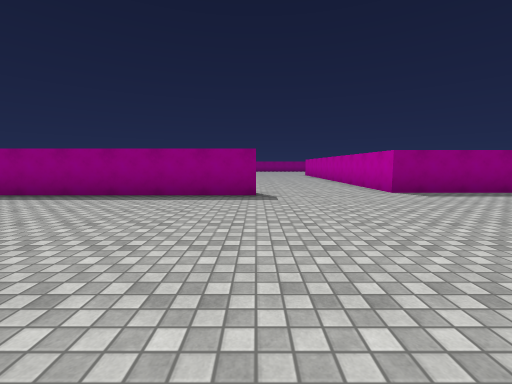
view 1 (above)

24 first-person views from a walk through a 3-D level made in the Unity game engine. The camera is 1.3 m above the floor, tilts 6° down and sees 90° across. The floor is counted in squares, 2 m on a side. Each view is taken from the middle of a square. On the plan, view 1 faces up. The plan holds only what a view shows up to about 9 squares ahead; the rest is blank. The place goes on beyond the plan. The player is left out. Surface patterns are stand-ins for the level's own textures.

view 2
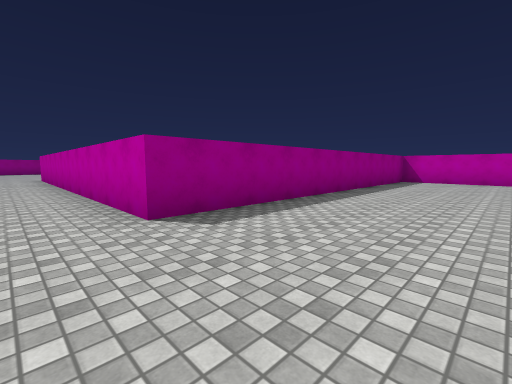

view 3
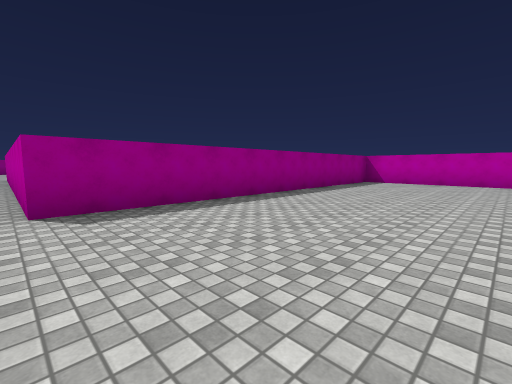

view 4
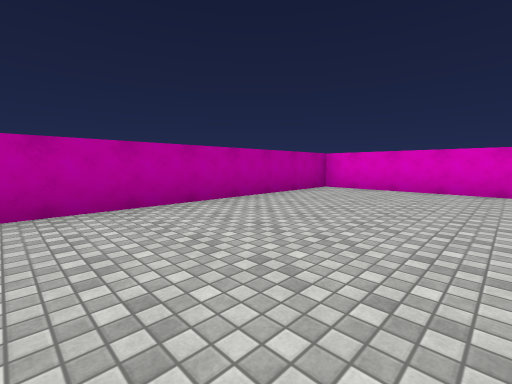

view 5
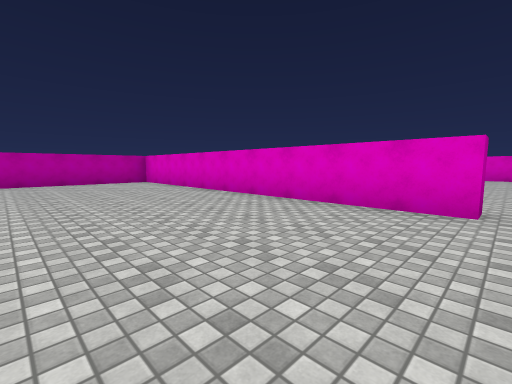

view 6
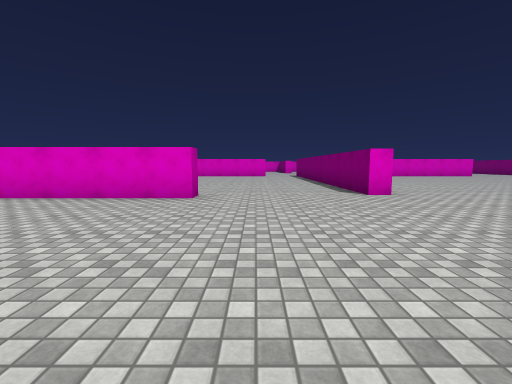

view 7
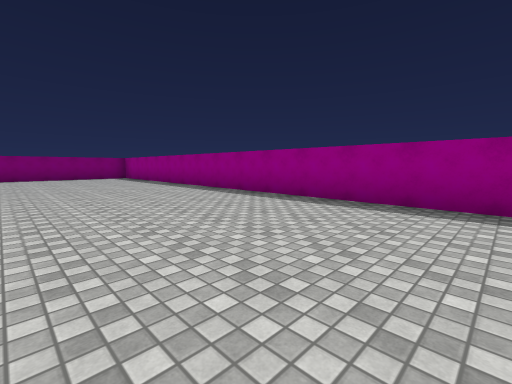

view 8
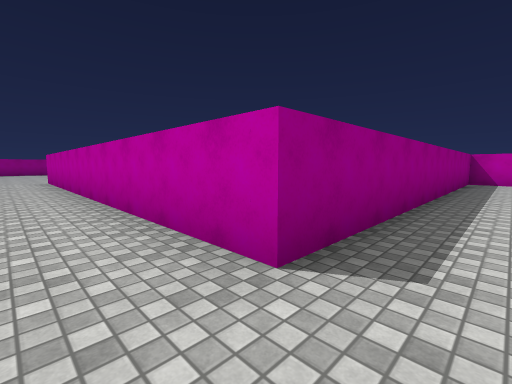

view 9
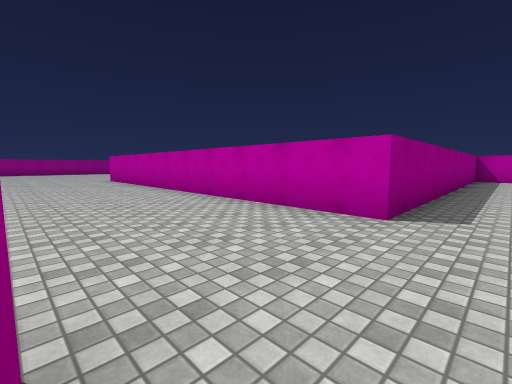

view 10
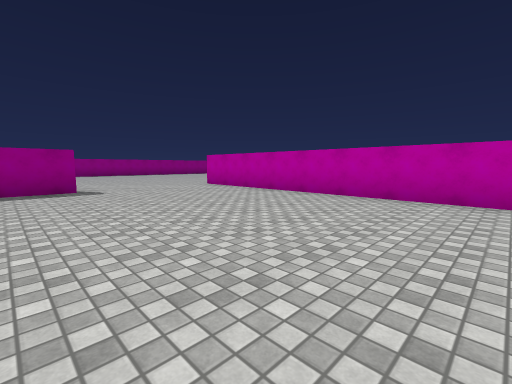

view 11
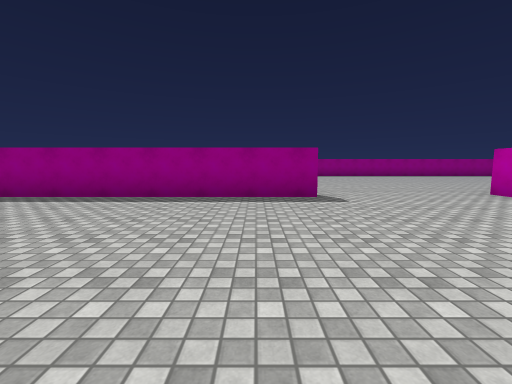

view 12
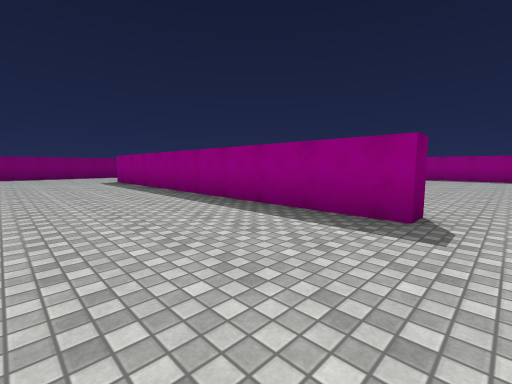

view 13
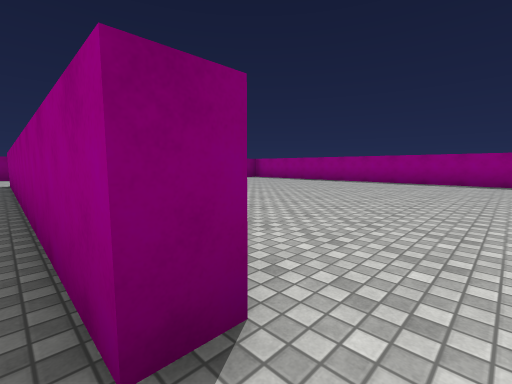

view 14
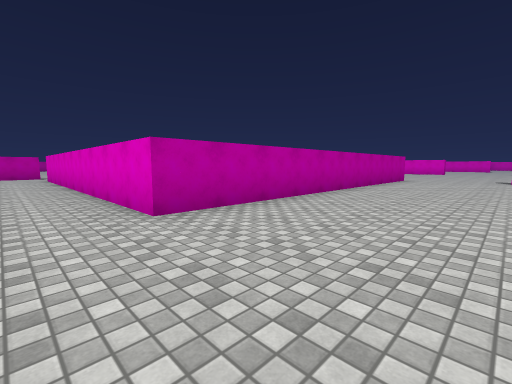

view 15
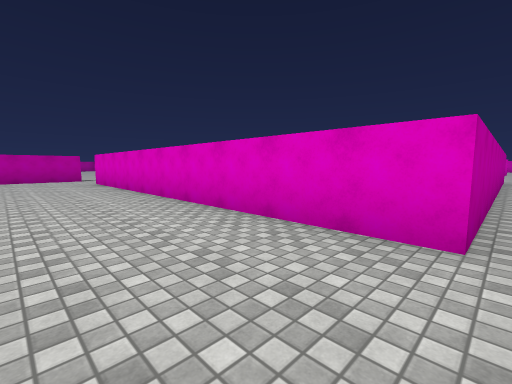

view 16
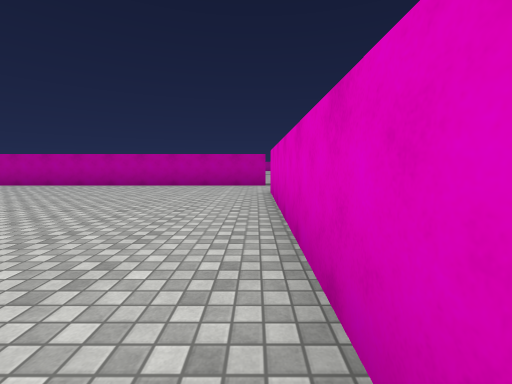

view 17
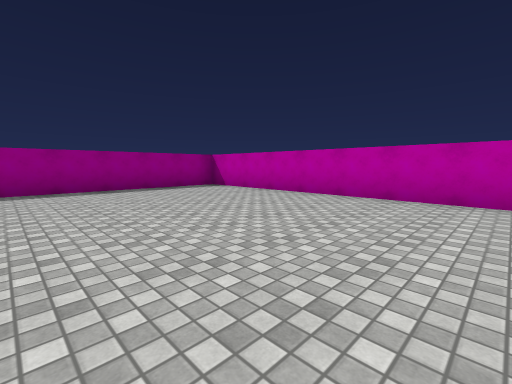

view 18
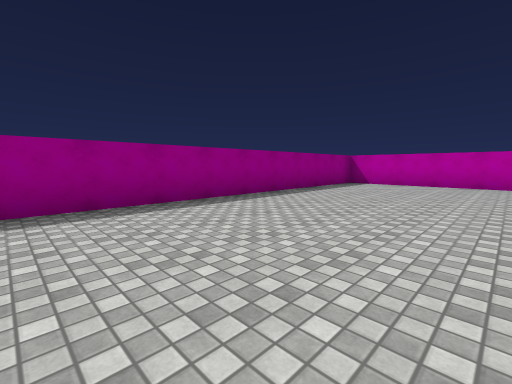

view 19
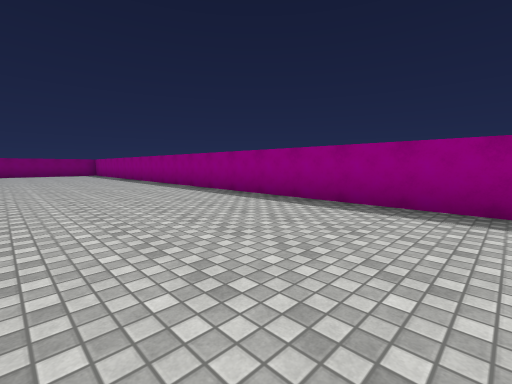

view 20
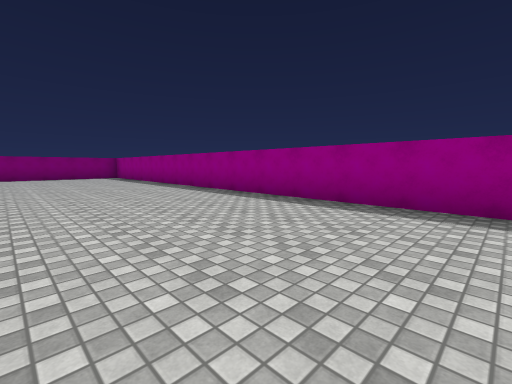

view 21
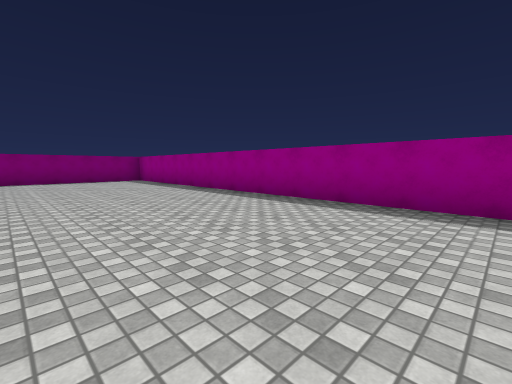

view 22
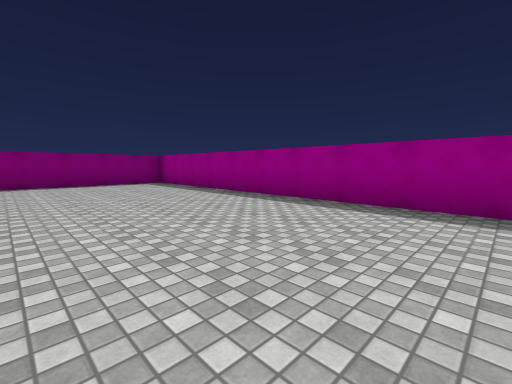

view 23
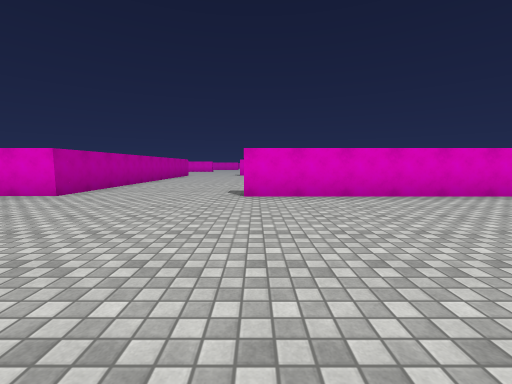

view 24
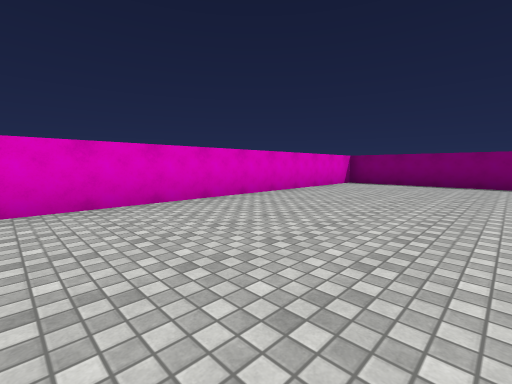

### Floor plan
Points are (right, up) in squares from view 1. A wall is a line through its corners. A room is listed if a view was taken in it or the views show most of it. See-through windows are left out.
Room 1 (views 1, 2, 3, 4, 5, 6, 7, 8, 9)
walls: (3.2, -3.5) (3.2, -3) (13, -3) (13, 6) (3.2, 6) (3.2, 7.5); (0.1, 5.5) (-7.5, 5.5)
ways out: opening at (2, 6.7) to room 2
Room 2 (views 10, 11, 12, 13, 14, 15, 16, 17, 18, 19, 20, 21, 22, 23, 24)
walls: (-7.5, 16.6) (-0.7, 16.6) (-0.7, 16.2) (-7.5, 16.2); (3.2, 7.5) (3.2, 16.6) (13.2, 16.6); (15.2, 17.6) (15.2, 26.3) (-7.5, 26.3)
ways out: opening at (2, 6.7) to room 1; opening at (14.5, 16.5)

Positions as (right, up) in squares from view 1, and headings:
1: (0, 0), facing up
2: (2, 3), facing up-right
3: (3, 2), facing up-right
4: (9, 4), facing down-right
5: (3, 1), facing down-right
6: (2, 2), facing down
7: (-1, 1), facing up-left
8: (2, 5), facing up-right
9: (0, 5), facing up-right
10: (-2, 9), facing up-right
11: (-2, 11), facing up
12: (0, 13), facing up-left
13: (0, 16), facing up-left
14: (0, 18), facing down-right
15: (3, 19), facing down-right
16: (7, 17), facing right
17: (10, 19), facing up-right
18: (6, 22), facing up-right
19: (8, 22), facing up-left
20: (4, 22), facing up-left
21: (1, 22), facing up-left
22: (-1, 22), facing up-left
23: (-1, 22), facing down
24: (-1, 21), facing down-left
